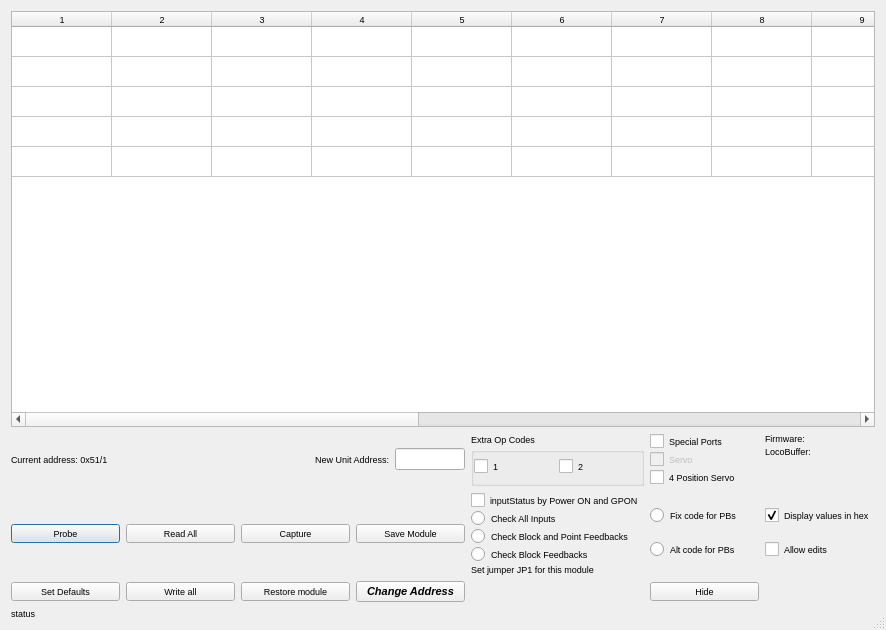
<?xml version="1.0" encoding="UTF-8"?>
<ui version="4.0">
 <class>LocoIODialog</class>
 <widget class="QDialog" name="LocoIODialog">
  <property name="geometry">
   <rect>
    <x>0</x>
    <y>0</y>
    <width>886</width>
    <height>630</height>
   </rect>
  </property>
  <property name="font">
   <font>
    <pointsize>7</pointsize>
   </font>
  </property>
  <property name="windowTitle">
   <string>Dialog</string>
  </property>
  <property name="sizeGripEnabled">
   <bool>true</bool>
  </property>
  <layout class="QGridLayout" name="gridLayout">
   <item row="1" column="0">
    <layout class="QHBoxLayout" name="horizontalLayout_4">
     <property name="spacing">
      <number>2</number>
     </property>
     <item>
      <widget class="QLabel" name="lblCurrentAddress">
       <property name="text">
        <string>Current address: 0x51/1</string>
       </property>
      </widget>
     </item>
    </layout>
   </item>
   <item row="1" column="4">
    <widget class="QGroupBox" name="gbExtraOpCodes">
     <property name="title">
      <string>Extra Op Codes</string>
     </property>
     <layout class="QHBoxLayout" name="horizontalLayout_2">
      <property name="spacing">
       <number>0</number>
      </property>
      <property name="margin">
       <number>0</number>
      </property>
      <item>
       <layout class="QHBoxLayout" name="horizontalLayout">
        <property name="spacing">
         <number>2</number>
        </property>
        <item>
         <widget class="QCheckBox" name="chkExtra1">
          <property name="text">
           <string>1</string>
          </property>
         </widget>
        </item>
        <item>
         <widget class="QCheckBox" name="chkExtra2">
          <property name="text">
           <string>2</string>
          </property>
         </widget>
        </item>
       </layout>
      </item>
     </layout>
    </widget>
   </item>
   <item row="1" column="5">
    <layout class="QVBoxLayout" name="verticalLayout_2">
     <property name="spacing">
      <number>1</number>
     </property>
     <item>
      <widget class="QCheckBox" name="chkSpecialPorts">
       <property name="text">
        <string>Special Ports</string>
       </property>
      </widget>
     </item>
     <item>
      <widget class="QCheckBox" name="chkModule">
       <property name="enabled">
        <bool>false</bool>
       </property>
       <property name="text">
        <string>Servo</string>
       </property>
      </widget>
     </item>
     <item>
      <widget class="QCheckBox" name="chk4PosServo">
       <property name="text">
        <string>4 Position Servo</string>
       </property>
      </widget>
     </item>
    </layout>
   </item>
   <item row="1" column="6">
    <layout class="QFormLayout" name="formLayout">
     <property name="horizontalSpacing">
      <number>2</number>
     </property>
     <property name="verticalSpacing">
      <number>2</number>
     </property>
     <item row="0" column="0">
      <widget class="QLabel" name="label_3">
       <property name="text">
        <string>Firmware:</string>
       </property>
      </widget>
     </item>
     <item row="0" column="1">
      <widget class="QLabel" name="lblFirmware">
       <property name="text">
        <string>&lt;unknown&gt;</string>
       </property>
      </widget>
     </item>
     <item row="1" column="0">
      <widget class="QLabel" name="label_4">
       <property name="text">
        <string>&lt;html&gt;&lt;head/&gt;&lt;body&gt;&lt;p&gt;LocoBuffer:&lt;/p&gt;&lt;/body&gt;&lt;/html&gt;</string>
       </property>
      </widget>
     </item>
     <item row="1" column="1">
      <widget class="QLabel" name="lblLocoBuffer">
       <property name="text">
        <string>&lt;unknown&gt;</string>
       </property>
      </widget>
     </item>
    </layout>
   </item>
   <item row="2" column="0">
    <widget class="QPushButton" name="btnProbe">
     <property name="toolTip">
      <string>&lt;html&gt;&lt;head/&gt;&lt;body&gt;&lt;p&gt;Find the addresses of all LocoIo, LocoBooster and LocoServo modules currently connected to LocoNet.&lt;/p&gt;&lt;/body&gt;&lt;/html&gt;</string>
     </property>
     <property name="text">
      <string>Probe</string>
     </property>
    </widget>
   </item>
   <item row="2" column="1">
    <widget class="QPushButton" name="btnReadAll">
     <property name="toolTip">
      <string>&lt;html&gt;&lt;head/&gt;&lt;body&gt;&lt;p&gt;Read all the configuration variables for the selected module address. &lt;/p&gt;&lt;/body&gt;&lt;/html&gt;</string>
     </property>
     <property name="text">
      <string>Read All</string>
     </property>
    </widget>
   </item>
   <item row="2" column="2">
    <widget class="QPushButton" name="btnCapture">
     <property name="text">
      <string>Capture</string>
     </property>
    </widget>
   </item>
   <item row="2" column="3">
    <widget class="QPushButton" name="btnSave">
     <property name="toolTip">
      <string>&lt;html&gt;&lt;head/&gt;&lt;body&gt;&lt;p&gt;Save all configuration settings for a module.&lt;/p&gt;&lt;/body&gt;&lt;/html&gt;</string>
     </property>
     <property name="text">
      <string>Save Module</string>
     </property>
    </widget>
   </item>
   <item row="2" column="4">
    <layout class="QVBoxLayout" name="verticalLayout_4">
     <property name="spacing">
      <number>1</number>
     </property>
     <item>
      <widget class="QCheckBox" name="chkInputStatus">
       <property name="text">
        <string>inputStatus by Power ON and GPON</string>
       </property>
      </widget>
     </item>
     <item>
      <widget class="QRadioButton" name="rbCheckAll">
       <property name="text">
        <string>Check All Inputs</string>
       </property>
      </widget>
     </item>
     <item>
      <widget class="QRadioButton" name="rbCheckBlockAndPoints">
       <property name="text">
        <string>Check Block and Point Feedbacks</string>
       </property>
      </widget>
     </item>
     <item>
      <widget class="QRadioButton" name="rbCheckBlock">
       <property name="text">
        <string>Check Block Feedbacks</string>
       </property>
      </widget>
     </item>
     <item>
      <widget class="QLabel" name="lblJP1">
       <property name="text">
        <string>Set jumper JP1 for this module</string>
       </property>
      </widget>
     </item>
    </layout>
   </item>
   <item row="2" column="5">
    <layout class="QVBoxLayout" name="verticalLayout_3">
     <property name="spacing">
      <number>2</number>
     </property>
     <item>
      <widget class="QRadioButton" name="rbFixCodeForPBs">
       <property name="text">
        <string>Fix code for PBs</string>
       </property>
      </widget>
     </item>
     <item>
      <widget class="QRadioButton" name="rbAltCodeForPBs">
       <property name="text">
        <string>Alt code for PBs</string>
       </property>
      </widget>
     </item>
    </layout>
   </item>
   <item row="2" column="6">
    <layout class="QVBoxLayout" name="verticalLayout">
     <property name="spacing">
      <number>2</number>
     </property>
     <item>
      <widget class="QCheckBox" name="chkHex">
       <property name="text">
        <string>Display values in hex</string>
       </property>
       <property name="checked">
        <bool>true</bool>
       </property>
      </widget>
     </item>
     <item>
      <widget class="QCheckBox" name="chkAllowEdit">
       <property name="toolTip">
        <string>&lt;html&gt;&lt;head/&gt;&lt;body&gt;&lt;p&gt;Check to allow editing of configuration, Value 1 and Value 2 CVs.&lt;/p&gt;&lt;/body&gt;&lt;/html&gt;</string>
       </property>
       <property name="text">
        <string>Allow edits</string>
       </property>
      </widget>
     </item>
    </layout>
   </item>
   <item row="3" column="0">
    <widget class="QPushButton" name="btnSetDefaults">
     <property name="toolTip">
      <string>&lt;html&gt;&lt;head/&gt;&lt;body&gt;&lt;p&gt;Set default values for all the CV's in the module. &lt;/p&gt;&lt;/body&gt;&lt;/html&gt;</string>
     </property>
     <property name="text">
      <string>Set Defaults</string>
     </property>
    </widget>
   </item>
   <item row="3" column="1">
    <widget class="QPushButton" name="btnWriteAll">
     <property name="text">
      <string>Write all</string>
     </property>
    </widget>
   </item>
   <item row="3" column="2">
    <widget class="QPushButton" name="btnRestore">
     <property name="toolTip">
      <string>&lt;html&gt;&lt;head/&gt;&lt;body&gt;&lt;p&gt;Restore a previously saved set of configuration settings for a module.&lt;/p&gt;&lt;/body&gt;&lt;/html&gt;</string>
     </property>
     <property name="text">
      <string>Restore module</string>
     </property>
    </widget>
   </item>
   <item row="3" column="3">
    <widget class="QPushButton" name="btnChangeAddress">
     <property name="font">
      <font>
       <pointsize>8</pointsize>
       <weight>75</weight>
       <italic>true</italic>
       <bold>true</bold>
      </font>
     </property>
     <property name="toolTip">
      <string>&lt;html&gt;&lt;head/&gt;&lt;body&gt;&lt;p&gt;&lt;span style=&quot; font-weight:400; font-style:normal;&quot;&gt;Change the address of a module. &lt;/span&gt;&lt;span style=&quot; font-style:normal;&quot;&gt;Warning! If the old address is 00/00, this command will set the address of all LocoIO, LocoBooster and LocoServo modules currently connected to the Loconet!&lt;/span&gt;&lt;/p&gt;&lt;/body&gt;&lt;/html&gt;</string>
     </property>
     <property name="text">
      <string>Change Address</string>
     </property>
    </widget>
   </item>
   <item row="3" column="5">
    <widget class="QPushButton" name="btnHide">
     <property name="text">
      <string>Hide</string>
     </property>
    </widget>
   </item>
   <item row="4" column="0">
    <widget class="QLabel" name="lblStatus">
     <property name="frameShape">
      <enum>QFrame::NoFrame</enum>
     </property>
     <property name="text">
      <string>status</string>
     </property>
    </widget>
   </item>
   <item row="0" column="0" colspan="7">
    <widget class="QTableWidget" name="tableWidget">
     <property name="baseSize">
      <size>
       <width>800</width>
       <height>400</height>
      </size>
     </property>
     <property name="rowCount">
      <number>5</number>
     </property>
     <property name="columnCount">
      <number>17</number>
     </property>
     <attribute name="horizontalHeaderStretchLastSection">
      <bool>true</bool>
     </attribute>
     <attribute name="verticalHeaderVisible">
      <bool>false</bool>
     </attribute>
     <row/>
     <row/>
     <row/>
     <row/>
     <row/>
     <column/>
     <column/>
     <column/>
     <column/>
     <column/>
     <column/>
     <column/>
     <column/>
     <column/>
     <column/>
     <column/>
     <column/>
     <column/>
     <column/>
     <column/>
     <column/>
     <column/>
    </widget>
   </item>
   <item row="1" column="2" colspan="2">
    <layout class="QHBoxLayout" name="horizontalLayout_3">
     <item>
      <widget class="QLabel" name="lblUnitAddr">
       <property name="text">
        <string>New Unit Address:</string>
       </property>
       <property name="alignment">
        <set>Qt::AlignRight|Qt::AlignTrailing|Qt::AlignVCenter</set>
       </property>
      </widget>
     </item>
     <item>
      <widget class="QLineEdit" name="edNewAddr">
       <property name="maximumSize">
        <size>
         <width>70</width>
         <height>16777215</height>
        </size>
       </property>
      </widget>
     </item>
    </layout>
   </item>
  </layout>
 </widget>
 <resources/>
 <connections/>
</ui>
